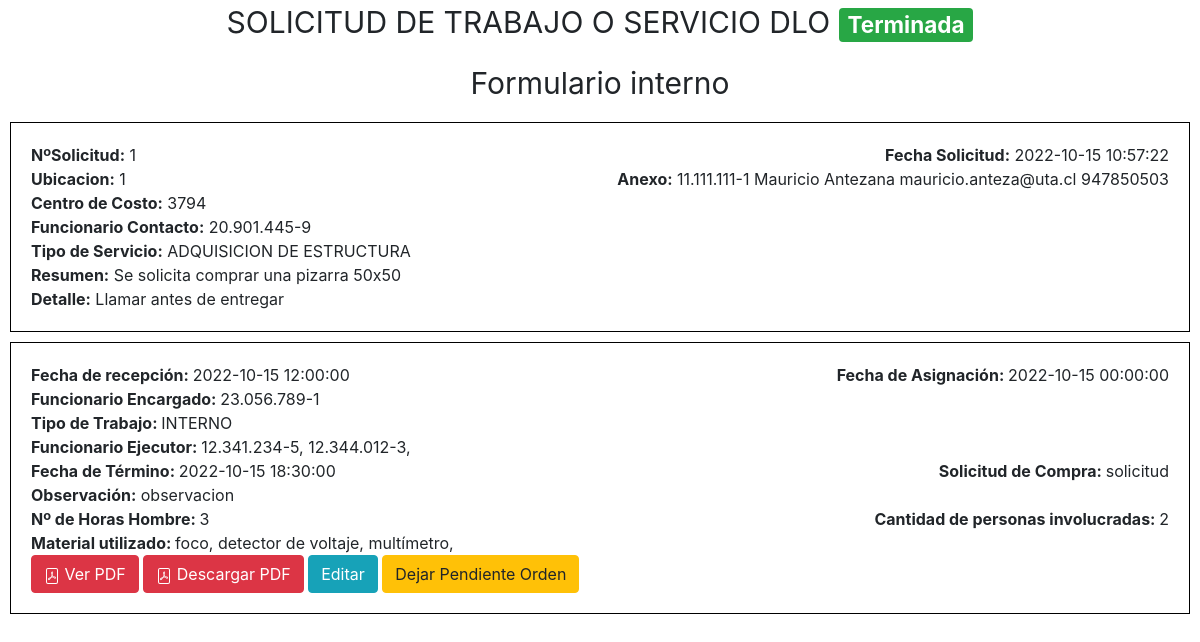
The app's page /recursos/verOrden.php?ver=140 with its own data.
### tables this page shows
CREATE TABLE `ordenes` (
  `id` int(11) NOT NULL,
  `anexo` text NOT NULL,
  `ubicacion` varchar(150) NOT NULL,
  `nombre` varchar(150) NOT NULL,
  `prioridad` int(11) NOT NULL,
  `idCategoria` int(11) NOT NULL,
  `centroCosto` varchar(150) NOT NULL,
  `funcionarioContacto` varchar(150) NOT NULL,
  `resumen` varchar(150) NOT NULL,
  `detalle` varchar(150) NOT NULL,
  `fechaCreacion` datetime NOT NULL DEFAULT current_timestamp(),
  `fechaEdicion` datetime NOT NULL DEFAULT current_timestamp() ON UPDATE current_timestamp(),
  `terminada` tinyint(1) NOT NULL,
  `fechaTermino` datetime DEFAULT NULL,
  `materiales` text DEFAULT NULL,
  `precioMateriales` int(11) DEFAULT NULL,
  `tipoTrabajo` varchar(150) NOT NULL,
  `observacion` text DEFAULT NULL,
  `solicitudCompra` text DEFAULT NULL,
  `funcionarioEncargado` varchar(150) DEFAULT NULL,
  `fechaRecepcion` datetime DEFAULT NULL,
  `fechaAsignacion` datetime DEFAULT NULL,
  `funcionariosEjecutores` text DEFAULT NULL,
  `precioFuncionariosEjecutores` int(11) DEFAULT NULL,
  `horasHombre` int(11) DEFAULT NULL,
  `cantidadPersonasInvolucradas` int(11) DEFAULT NULL,
  `costoTotal` int(11) DEFAULT NULL
);

CREATE TABLE `usuarios` (
  `id` int(11) NOT NULL,
  `run` varchar(150) NOT NULL,
  `nombre` varchar(200) NOT NULL,
  `apellido` varchar(200) NOT NULL,
  `correo` varchar(200) NOT NULL,
  `contacto` int(11) NOT NULL,
  `rol` varchar(200) NOT NULL,
  `pass` varchar(200) NOT NULL
);

CREATE TABLE `categorias` (
  `id` int(11) NOT NULL,
  `categoria` varchar(150) NOT NULL
);

### recursos/verOrden.php (the view, shortened to what the rows shown need)
<?php
    include "./conexion.php";
?>
<!DOCTYPE html>
<html lang="en">
<head>
  <link href="https://stackpath.bootstrapcdn.com/bootstrap/4.3.1/css/bootstrap.min.css" rel="stylesheet">
  <link href="https://cdn.jsdelivr.net/npm/select2@4.1.0-rc.0/dist/css/select2.min.css" rel="stylesheet" />
  <link rel="stylesheet" href="../css/verOrden.css">
</head>
<body>
              <?php
                $id= $_GET['ver'];
                 $sql = "SELECT terminada FROM ordenes WHERE id='".$id."'";
                 $result = mysqli_query($conn, $sql);
                 if (mysqli_num_rows($result) > 0) {
                     while($row = mysqli_fetch_assoc($result)) {
                       if($row["terminada"]){
                        echo '<p>SOLICITUD DE TRABAJO O SERVICIO DLO <span class="badge badge-success">Terminada</span></p>';
                       }else{
                        echo '<p>SOLICITUD DE TRABAJO O SERVICIO DLO <span class="badge badge-warning">No terminada</span></p>';
                       }
                     }
                   }
            ?>
<p>Formulario interno</p>
<?php
        $sql = "SELECT * FROM ordenes, categorias, usuarios WHERE ordenes.id=".$id." && categorias.id=idCategoria && ordenes.anexo=usuarios.run";
        $result = mysqli_query($conn, $sql);
        if (mysqli_num_rows($result) > 0) {
            while($row = mysqli_fetch_assoc($result)) {
            echo "<div id='".$row["id"]."' class='orden'>";
            echo "<div class='d-flex justify-content-between fila'>";
            echo "<div> <span style='font-weight:bold;'>NºSolicitud:</span> " . $row["id"]. " </div>";
            echo "<div> <span style='font-weight:bold;'>Fecha Solicitud:</span> " . $row["fechaCreacion"]. " </div>";
            echo "</div>";
            echo "<div class='d-flex justify-content-between fila'>";
            echo "<div> <span style='font-weight:bold;'>Ubicacion:</span> " . $row["ubicacion"]. " </div>";
            echo "<div> <span style='font-weight:bold;'>Anexo:</span> " .$row["run"]." ". $row["nombre"]." ".$row["apellido"]." ".$row["correo"]." ".$row["contacto"]. " </div>";
            echo "</div>";
            echo "<div> <span style='font-weight:bold;'>Centro de Costo:</span> " . $row["centroCosto"]. " </div>";
            echo "<div> <span style='font-weight:bold;'>Funcionario Contacto:</span> " . $row["funcionarioContacto"]." </div>";
            echo "<div> <span style='font-weight:bold;'>Tipo de Servicio:</span> " . $row["categoria"]." </div>";
            echo "<div> <span style='font-weight:bold;'>Resumen:</span> " . $row["resumen"]." </div>";
            echo "<div> <span style='font-weight:bold;'>Detalle:</span> " . $row["detalle"]." </div>";
            echo "</div>";
            }
          } else {
            echo "0 resultados";
          }
?>
<form action="./verOrden.php?ver=<?php echo $_GET['ver']?>" method="POST">
<div class="orden">
          <div class="d-flex justify-content-between fila">
            <div>
                <span style="font-weight:bold;">Fecha de recepción:
                </span>
                <?php
                 $sql = "SELECT fechaRecepcion, CONVERT(fechaRecepcion, DATE) as dateRecepcion, CONVERT(fechaRecepcion, TIME) as timeRecepcion FROM ordenes WHERE id='".$id."'";
                 $result = mysqli_query($conn, $sql);
                 if (mysqli_num_rows($result) > 0) {
                     while($row = mysqli_fetch_assoc($result)) {
                       echo "<span class='datosMuestra' >".$row["fechaRecepcion"]."</span>";
                     }
                }else {
                        echo '<input type="date" name="dateRecepcion" id="dateRecepcion" class="editando">';
                        echo '<input type="time" name="timeRecepcion" id="timeRecepcion" class="editando">';
                }
                ?>
            </div>
            <div>
                <span style="font-weight:bold;">Fecha de Asignación:
                </span>
                <?php
                 $sql = "SELECT fechaAsignacion, CONVERT(fechaAsignacion, DATE) as dateAsignacion, CONVERT(fechaAsignacion, TIME) as timeAsignacion FROM ordenes WHERE id='".$id."'";
                 $result = mysqli_query($conn, $sql);
                 if (mysqli_num_rows($result) > 0) {
                     while($row = mysqli_fetch_assoc($result)) {
                      echo "<span class='datosMuestra' >".$row["fechaAsignacion"]."</span>";
                     }
                  }else{
                      echo '<input type="date" name="dateAsignacion" id="dateAsignacion" class="editando">';
                      echo '<input type="time" name="timeAsignacion" id="timeAsignacion" class="editando">';
                  }
                ?>
            </div>
          </div>
          <div>
            <span style="font-weight:bold;">Funcionario Encargado:
            </span>
            <?php
                 $sql = "SELECT funcionarioEncargado FROM ordenes WHERE id='".$id."'";
                 $result = mysqli_query($conn, $sql);
                 if (mysqli_num_rows($result) > 0) {
                     while($row = mysqli_fetch_assoc($result)) {
                       echo "<span class='datosMuestra' >".$row["funcionarioEncargado"]."</span>";
                     }
                   }
            ?>
          </div>
          <div>
            <span style="font-weight:bold;">Tipo de Trabajo:
            </span>
            <?php
                 $sql = "SELECT tipoTrabajo FROM ordenes WHERE id='".$id."'";
                 $result = mysqli_query($conn, $sql);
                 if (mysqli_num_rows($result) > 0) {
                     while($row = mysqli_fetch_assoc($result)) {
                      echo "<span class='datosMuestra' >".$row["tipoTrabajo"]."</span>";
                     }
                   }
            ?>
          </div>
          <div>
            <span style="font-weight:bold;">Funcionario Ejecutor:
            </span>
            <?php
                 $sql = "SELECT funcionariosEjecutores FROM ordenes WHERE id='".$id."'";
                 $result = mysqli_query($conn, $sql);
                 if (mysqli_num_rows($result) > 0) {
                     while($row = mysqli_fetch_assoc($result)) {
                      echo "<span class='datosMuestra' >".$row["funcionariosEjecutores"]."</span>";
                     }
                   }
            ?>
          </div>
          <div class="d-flex justify-content-between fila">
            <div>
              <span style="font-weight:bold;">Fecha de Término:
              </span>
              <?php
                 $sql = "SELECT fechaTermino, CONVERT(fechaTermino, DATE) as dateTermino, CONVERT(fechaTermino, TIME) as timeTermino  FROM ordenes WHERE id='".$id."'";
                 $result = mysqli_query($conn, $sql);
                 if (mysqli_num_rows($result) > 0) {
                     while($row = mysqli_fetch_assoc($result)) {
                      echo "<span class='datosMuestra' >".$row["fechaTermino"]."</span>";
                     }
                  }else{
                    echo '
                          <input type="date" name="dateTermino" id="dateTermino" class="editando">
                          <input type="time" name="timeTermino" id="timeTermino" class="editando">
                          ';
                  }
              ?>
            </div>
            <div>
              <span style="font-weight:bold;">Solicitud de Compra:
              </span>
              <?php
                 $sql = "SELECT solicitudCompra FROM ordenes WHERE id='".$id."'";
                 $result = mysqli_query($conn, $sql);
                 if (mysqli_num_rows($result) > 0) {
                     while($row = mysqli_fetch_assoc($result)) {
                       echo "<span class='datosMuestra' >".$row["solicitudCompra"]."</span>";
                     }
                   }else{
                      echo '
                      <input type="text" name="solicitudCompra" id="solicitudCompra" class="editando" autocomplete="off">
                      ';
                   }
              ?>
            </div>
          </div>
          <div>
              <span style="font-weight:bold;">Observación:</span>
              <?php
                 $sql = "SELECT observacion FROM ordenes WHERE id='".$id."'";
                 $result = mysqli_query($conn, $sql);
                 if (mysqli_num_rows($result) > 0) {
                     while($row = mysqli_fetch_assoc($result)) {
                      echo "<span class='datosMuestra' >".$row["observacion"]."</span>";
                     }
                   }else{
                        echo '
                           <input type="text" name="observacion" id="observacion" class="editando" autocomplete="off">
                            ';
                   }
              ?>
          </div>
          <div class="d-flex justify-content-between fila">
            <div>
              <span style="font-weight:bold;">Nº de Horas Hombre:
              </span>
              <?php
                 $sql = "SELECT horasHombre FROM ordenes WHERE id='".$id."'";
                 $result = mysqli_query($conn, $sql);
                 if (mysqli_num_rows($result) > 0) {
                     while($row = mysqli_fetch_assoc($result)) {
                      echo "<span class='datosMuestra' >".$row["horasHombre"]."</span>";
                     }
                   }else{
                    echo '
                          <input type="number" name="horasHombre" id="horasHombre" class="editando">
                        ';
                   }
              ?>
            </div>
            <div>
              <span style="font-weight:bold;">Cantidad de personas involucradas:
              </span>
              <?php
                 $sql = "SELECT cantidadPersonasInvolucradas FROM ordenes WHERE id='".$id."'";
                 $result = mysqli_query($conn, $sql);
                 if (mysqli_num_rows($result) > 0) {
                     while($row = mysqli_fetch_assoc($result)) {
                      echo "<span class='datosMuestra' >".$row["cantidadPersonasInvolucradas"]."</span>";
                     }
                   }
              ?>
            </div>
          </div>
          <div>
              <span style="font-weight:bold;">Material utilizado:
              </span>
              <?php
                 $sql = "SELECT materiales FROM ordenes WHERE id='".$id."'";
                 $result = mysqli_query($conn, $sql);
                 if (mysqli_num_rows($result) > 0) {
                     while($row = mysqli_fetch_assoc($result)) {
                      echo "<span class='datosMuestra' >".$row["materiales"]."</span>";
                     }
                   }
              ?>
          </div>
          <?php
                $id= $_GET['ver'];
                 $sql = "SELECT terminada FROM ordenes WHERE id='".$id."'";
                 $result = mysqli_query($conn, $sql);
                 if (mysqli_num_rows($result) > 0) {
                     while($row = mysqli_fetch_assoc($result)) {
                       if($row["terminada"]){
                        echo '
                        <a href="./verOrden.php?ver='.$id.'&Terminar=true"><button class="btn btn-warning" type="button" id="Terminar">Dejar Pendiente Orden</button></a>
                        ';
                       }else{
                        echo '
                        <a href="./verOrden.php?ver='.$id.'&Terminar=true"><button class="btn btn-success" type="button" id="Terminar">Terminar Orden</button></a>
                        ';
                       }
                     }
                   }
            ?>
</div>
</form>
</body>
</html>

### records on screen
ordenes: terminada "SOLICITUD DE TRABAJO O SERVICIO DLO", usuarios.id "1", fechaCreacion "2022-10-15 10:57:22", ubicacion "1", usuarios.run "11.111.111-1", usuarios.nombre "Mauricio", usuarios.apellido "Antezana", usuarios.correo "mauricio.anteza@uta.cl", usuarios.contacto "947850503", centroCosto "3794", funcionarioContacto "20.901.445-9", idCategoria.categoria "ADQUISICION DE ESTRUCTURA", resumen "Se solicita comprar una pizarra 50x50", detalle "Llamar antes de entregar", fechaRecepcion "2022-10-15 12:00:00", fechaAsignacion "2022-10-15 00:00:00", funcionarioEncargado "23.056.789-1", tipoTrabajo "INTERNO", funcionariosEjecutores "12.341.234-5, 12.344.012-3,", fechaTermino "2022-10-15 18:30:00", solicitudCompra "solicitud", observacion "observacion", horasHombre "3", cantidadPersonasInvolucradas "2", materiales "foco, detector de voltaje, multímetro,"
